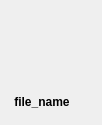
<?xml version="1.0" encoding="UTF-8"?>
<ui version="4.0">
 <class>frame_icon</class>
 <widget class="QFrame" name="frame_icon">
  <property name="geometry">
   <rect>
    <x>0</x>
    <y>0</y>
    <width>102</width>
    <height>125</height>
   </rect>
  </property>
  <property name="windowTitle">
   <string>Frame</string>
  </property>
  <widget class="QLabel" name="label_excel_icon">
   <property name="geometry">
    <rect>
     <x>2</x>
     <y>13</y>
     <width>75</width>
     <height>75</height>
    </rect>
   </property>
   <property name="text">
    <string/>
   </property>
   <property name="pixmap">
    <pixmap>../xl/icons/xls-file.png</pixmap>
   </property>
   <property name="scaledContents">
    <bool>true</bool>
   </property>
  </widget>
  <widget class="QLabel" name="label_redx_icon">
   <property name="geometry">
    <rect>
     <x>56</x>
     <y>1</y>
     <width>25</width>
     <height>25</height>
    </rect>
   </property>
   <property name="text">
    <string/>
   </property>
   <property name="pixmap">
    <pixmap>../xl/icons/red2.png</pixmap>
   </property>
   <property name="scaledContents">
    <bool>true</bool>
   </property>
  </widget>
  <widget class="QLabel" name="label_file_name">
   <property name="geometry">
    <rect>
     <x>7</x>
     <y>93</y>
     <width>70</width>
     <height>18</height>
    </rect>
   </property>
   <property name="text">
    <string>&lt;html&gt;&lt;head/&gt;&lt;body&gt;&lt;p align=&quot;center&quot;&gt;&lt;span style=&quot; font-weight:600;&quot;&gt;file_name&lt;/span&gt;&lt;/p&gt;&lt;/body&gt;&lt;/html&gt;</string>
   </property>
  </widget>
 </widget>
 <resources/>
 <connections/>
</ui>
